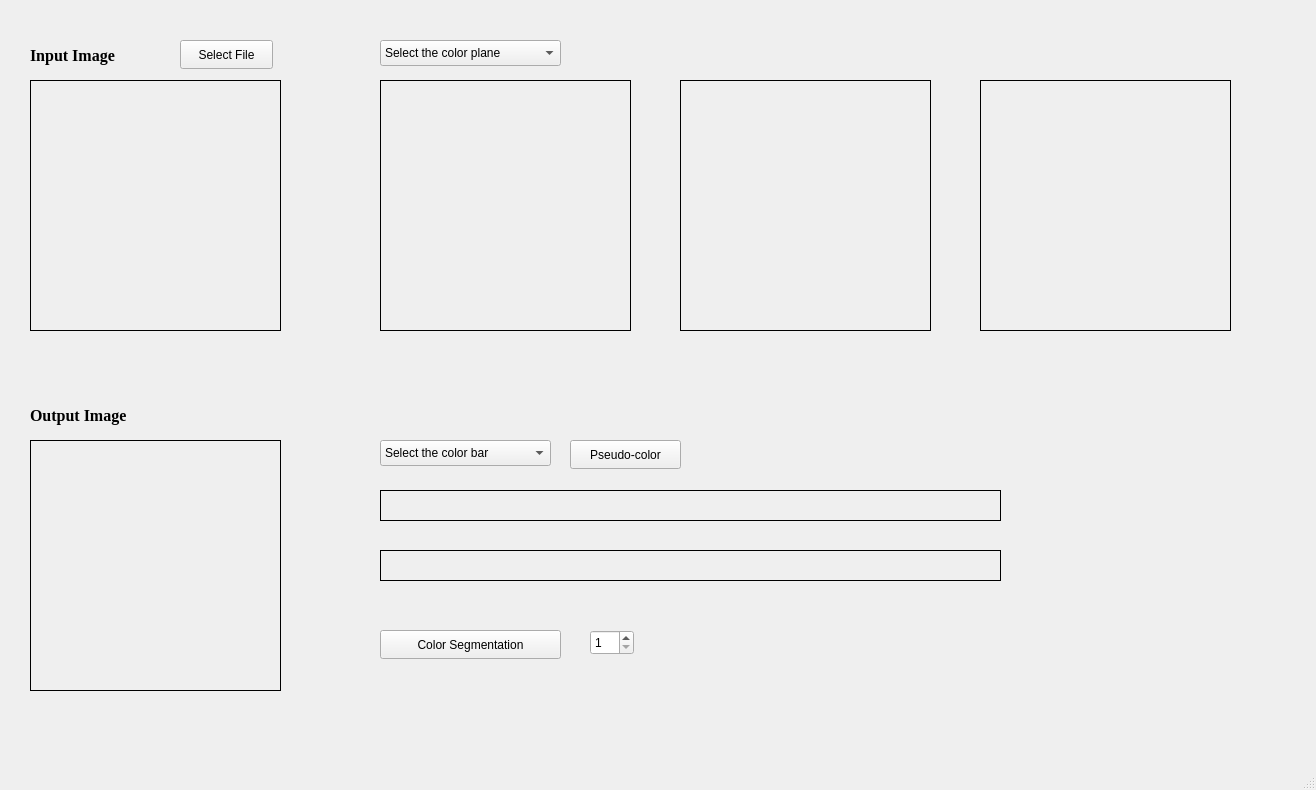
<?xml version="1.0" encoding="UTF-8"?>
<ui version="4.0">
 <class>MainWindow</class>
 <widget class="QMainWindow" name="MainWindow">
  <property name="geometry">
   <rect>
    <x>0</x>
    <y>0</y>
    <width>1316</width>
    <height>790</height>
   </rect>
  </property>
  <property name="windowTitle">
   <string>MainWindow</string>
  </property>
  <widget class="QWidget" name="centralwidget">
   <widget class="QLabel" name="input">
    <property name="geometry">
     <rect>
      <x>30</x>
      <y>80</y>
      <width>251</width>
      <height>251</height>
     </rect>
    </property>
    <property name="frameShape">
     <enum>QFrame::Box</enum>
    </property>
    <property name="text">
     <string/>
    </property>
   </widget>
   <widget class="QLabel" name="label_2">
    <property name="geometry">
     <rect>
      <x>30</x>
      <y>40</y>
      <width>111</width>
      <height>31</height>
     </rect>
    </property>
    <property name="font">
     <font>
      <family>Times New Roman</family>
      <pointsize>12</pointsize>
      <bold>true</bold>
     </font>
    </property>
    <property name="text">
     <string>Input Image</string>
    </property>
   </widget>
   <widget class="QPushButton" name="pushButton">
    <property name="geometry">
     <rect>
      <x>180</x>
      <y>40</y>
      <width>93</width>
      <height>29</height>
     </rect>
    </property>
    <property name="text">
     <string>Select File</string>
    </property>
   </widget>
   <widget class="QLabel" name="output">
    <property name="geometry">
     <rect>
      <x>30</x>
      <y>440</y>
      <width>251</width>
      <height>251</height>
     </rect>
    </property>
    <property name="frameShape">
     <enum>QFrame::Box</enum>
    </property>
    <property name="text">
     <string/>
    </property>
   </widget>
   <widget class="QLabel" name="label_4">
    <property name="geometry">
     <rect>
      <x>30</x>
      <y>400</y>
      <width>121</width>
      <height>31</height>
     </rect>
    </property>
    <property name="font">
     <font>
      <family>Times New Roman</family>
      <pointsize>12</pointsize>
      <bold>true</bold>
     </font>
    </property>
    <property name="text">
     <string>Output Image</string>
    </property>
   </widget>
   <widget class="QLabel" name="grayscalebar">
    <property name="geometry">
     <rect>
      <x>380</x>
      <y>490</y>
      <width>621</width>
      <height>31</height>
     </rect>
    </property>
    <property name="frameShape">
     <enum>QFrame::Box</enum>
    </property>
    <property name="text">
     <string/>
    </property>
   </widget>
   <widget class="QLabel" name="colorbar">
    <property name="geometry">
     <rect>
      <x>380</x>
      <y>550</y>
      <width>621</width>
      <height>31</height>
     </rect>
    </property>
    <property name="frameShape">
     <enum>QFrame::Box</enum>
    </property>
    <property name="text">
     <string/>
    </property>
   </widget>
   <widget class="QComboBox" name="comboBox">
    <property name="geometry">
     <rect>
      <x>380</x>
      <y>440</y>
      <width>171</width>
      <height>26</height>
     </rect>
    </property>
    <item>
     <property name="text">
      <string>Select the color bar</string>
     </property>
    </item>
    <item>
     <property name="text">
      <string>Default (jet)</string>
     </property>
    </item>
    <item>
     <property name="text">
      <string>Customize</string>
     </property>
    </item>
   </widget>
   <widget class="QPushButton" name="pseudo">
    <property name="geometry">
     <rect>
      <x>570</x>
      <y>440</y>
      <width>111</width>
      <height>29</height>
     </rect>
    </property>
    <property name="text">
     <string>Pseudo-color</string>
    </property>
   </widget>
   <widget class="QLabel" name="spectrum1">
    <property name="geometry">
     <rect>
      <x>380</x>
      <y>80</y>
      <width>251</width>
      <height>251</height>
     </rect>
    </property>
    <property name="frameShape">
     <enum>QFrame::Box</enum>
    </property>
    <property name="text">
     <string/>
    </property>
   </widget>
   <widget class="QLabel" name="spectrum2">
    <property name="geometry">
     <rect>
      <x>680</x>
      <y>80</y>
      <width>251</width>
      <height>251</height>
     </rect>
    </property>
    <property name="frameShape">
     <enum>QFrame::Box</enum>
    </property>
    <property name="text">
     <string/>
    </property>
   </widget>
   <widget class="QLabel" name="spectrum3">
    <property name="geometry">
     <rect>
      <x>980</x>
      <y>80</y>
      <width>251</width>
      <height>251</height>
     </rect>
    </property>
    <property name="frameShape">
     <enum>QFrame::Box</enum>
    </property>
    <property name="text">
     <string/>
    </property>
   </widget>
   <widget class="QComboBox" name="comboBox_2">
    <property name="geometry">
     <rect>
      <x>380</x>
      <y>40</y>
      <width>181</width>
      <height>26</height>
     </rect>
    </property>
    <item>
     <property name="text">
      <string>Select the color plane</string>
     </property>
    </item>
    <item>
     <property name="text">
      <string>RGB</string>
     </property>
    </item>
    <item>
     <property name="text">
      <string>CMY</string>
     </property>
    </item>
    <item>
     <property name="text">
      <string>HSI</string>
     </property>
    </item>
    <item>
     <property name="text">
      <string>XYZ</string>
     </property>
    </item>
    <item>
     <property name="text">
      <string>L*a*b*</string>
     </property>
    </item>
    <item>
     <property name="text">
      <string>YUV</string>
     </property>
    </item>
   </widget>
   <widget class="QLabel" name="label_i">
    <property name="geometry">
     <rect>
      <x>490</x>
      <y>340</y>
      <width>41</width>
      <height>41</height>
     </rect>
    </property>
    <property name="font">
     <font>
      <family>Times New Roman</family>
      <pointsize>16</pointsize>
      <bold>true</bold>
     </font>
    </property>
    <property name="text">
     <string/>
    </property>
    <property name="alignment">
     <set>Qt::AlignCenter</set>
    </property>
   </widget>
   <widget class="QLabel" name="label_ii">
    <property name="geometry">
     <rect>
      <x>790</x>
      <y>340</y>
      <width>41</width>
      <height>41</height>
     </rect>
    </property>
    <property name="font">
     <font>
      <family>Times New Roman</family>
      <pointsize>16</pointsize>
      <bold>true</bold>
     </font>
    </property>
    <property name="text">
     <string/>
    </property>
    <property name="alignment">
     <set>Qt::AlignCenter</set>
    </property>
   </widget>
   <widget class="QLabel" name="label_iii">
    <property name="geometry">
     <rect>
      <x>1100</x>
      <y>340</y>
      <width>41</width>
      <height>41</height>
     </rect>
    </property>
    <property name="font">
     <font>
      <family>Times New Roman</family>
      <pointsize>16</pointsize>
      <bold>true</bold>
     </font>
    </property>
    <property name="text">
     <string/>
    </property>
    <property name="alignment">
     <set>Qt::AlignCenter</set>
    </property>
   </widget>
   <widget class="QSpinBox" name="k_value">
    <property name="geometry">
     <rect>
      <x>590</x>
      <y>630</y>
      <width>44</width>
      <height>25</height>
     </rect>
    </property>
    <property name="minimum">
     <number>1</number>
    </property>
    <property name="maximum">
     <number>10</number>
    </property>
   </widget>
   <widget class="QPushButton" name="pushButton_2">
    <property name="geometry">
     <rect>
      <x>380</x>
      <y>630</y>
      <width>181</width>
      <height>29</height>
     </rect>
    </property>
    <property name="text">
     <string>Color Segmentation</string>
    </property>
   </widget>
  </widget>
  <widget class="QMenuBar" name="menubar">
   <property name="geometry">
    <rect>
     <x>0</x>
     <y>0</y>
     <width>1316</width>
     <height>26</height>
    </rect>
   </property>
  </widget>
  <widget class="QStatusBar" name="statusbar"/>
 </widget>
 <resources/>
 <connections/>
</ui>
